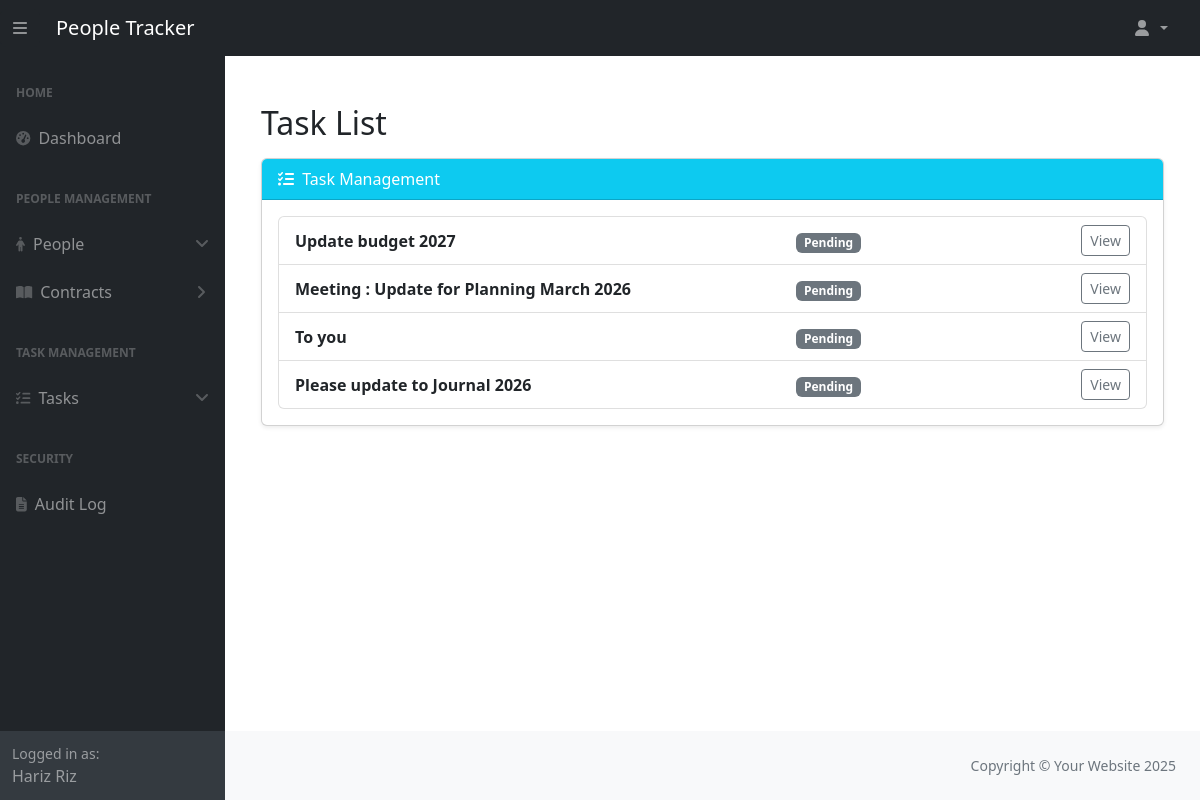
The page /task_management/task-list/ (signed in) on the database its author committed.
### people_management/models.py (models this page shows, shortened)
class Person(models.Model):
    ROLE_CHOICES = [
        ('Employee', 'Employee'),
        ('Manager', 'Manager'),
        ('HR Admin', 'HR Admin'),
        ('System Admin', 'System Admin'),
    ]
    first_name = models.CharField(max_length=50, help_text="The employee's first name.")
    last_name = models.CharField(max_length=50, help_text="The employee's last name.")
    email = models.EmailField(max_length=255, unique=True, help_text="The employee's email address.")
    phone_number = models.CharField(max_length=15, blank=True, help_text="Contact number of the employee.")
    date_of_birth = models.DateField(help_text="Employee's date of birth.")
    active = models.BooleanField(default=False, help_text="Indicates if the person is currently employed.")
    manager = models.ForeignKey(
        'self', on_delete=models.SET_NULL, null=True, blank=True, related_name="team_members",
        help_text="Manager supervising this employee."
    )
    role = models.CharField(
        max_length=20, choices=ROLE_CHOICES, default='Employee', help_text="The role of the person in the company."
    )
    user = models.OneToOneField(
        "auth.User", on_delete=models.SET_NULL, related_name="person", null=True, blank=True,
        help_text="The associated Django user account."
    )
    history = HistoricalRecords()

### task_management/models.py (models this page shows, shortened)
class Task(models.Model):
    STATUS_CHOICES = [
        ("pending", "Pending"),
        ("in_progress", "In Progress"),
        ("completed", "Completed"),
        ("cancelled", "Cancelled"),
    ]
    PRIORITY_CHOICES = [
        ("low", "Low"),
        ("medium", "Medium"),
        ("high", "High"),
        ("urgent", "Urgent"),
    ]
    title = models.CharField(
        max_length=200,
        validators=[
            MinLengthValidator(3, message="Title must be at least 3 characters long."),
            MaxLengthValidator(200, message="Title cannot exceed 200 characters."),
        ],
        help_text="The title of the task (3-200 characters).",
    )
    description = models.TextField(
        max_length=2000,
        blank=True,
        validators=[
            MaxLengthValidator(2000, message="Description cannot exceed 2000 characters."),
        ],
        help_text="Detailed description of the task.",
    )
    status = models.CharField(
        max_length=20,
        choices=STATUS_CHOICES,
        default="pending",
        help_text="Current status of the task.",
    )
    priority = models.CharField(
        max_length=10,
        choices=PRIORITY_CHOICES,
        default="medium",
        help_text="Priority level of the task.",
    )
    assigned_to = models.ForeignKey(
        Person,
        on_delete=models.SET_NULL,
        null=True,
        blank=True,
        related_name="assigned_tasks",
        help_text="The person assigned to this task.",
    )
    created_by = models.ForeignKey(
        Person,
        on_delete=models.SET_NULL,
        null=True,
        related_name="created_tasks",
        help_text="The person who created this task.",
    )
    due_date = models.DateField(
        null=True,
        blank=True,
        help_text="The due date for task completion.",
    )
    created_at = models.DateTimeField(
        auto_now_add=True,
        help_text="Timestamp when the task was created.",
    )
    updated_at = models.DateTimeField(
        auto_now=True,
        help_text="Timestamp when the task was last updated.",
    )
    history = HistoricalRecords(table_name="task_history")
    class Meta:
        ordering = ["-created_at"]
        permissions = [
            ("can_assign_task", "Can assign tasks to others"),
            ("can_change_priority", "Can change task priority"),
        ]

### task_management/views.py (the view)
# urls.py: path('task-list/', views.TaskListView.as_view(), name='task_list'),
class TaskListView(LoginRequiredMixin, ListView):
    model = Task
    template_name = "task_management/task_list.html"
    context_object_name = "tasks"
    paginate_by = 10
    def get_queryset(self):
        user = self.request.user
        person = get_person(user)
        if not person:
            return Task.objects.none()
        if person.role == "HR Admin":
            tasks = Task.objects.all()
        elif person.role == "Manager":
            tasks = Task.objects.filter(
                Q(assigned_to=person) | Q(assigned_to__manager=person)
            ).distinct()
        else:
            tasks = Task.objects.filter(assigned_to=person)
        status = self.request.GET.get("status")
        if status:
            tasks = tasks.filter(status=status)
        priority = self.request.GET.get("priority")
        if priority:
            tasks = tasks.filter(priority=priority)
        search = self.request.GET.get("search")
        if search:
            tasks = tasks.filter(title__icontains=search)
        return tasks

### people_management/context_processors.py (called while the page is built)
def inject_person(request):
    user = request.user
    current_person = getattr(user, "person", None) if user.is_authenticated else None
    return {"current_person": current_person}

### people_management/utils.py (called while the page is built)
def get_person(user):
    try:
        return user.person
    except Person.DoesNotExist:
        return None

### task_management/templates/task_management/task_list.html (shortened to what this page needs)
{% extends "dashboard/base.html" %}
{% block content %}
<div class="container mt-5">
  <div class="d-flex justify-content-between align-items-center mb-3">
    <h2 class="mb-0">Task List</h2>
  </div>
  <div class="card shadow-sm">
    <div class="card-header bg-info text-white">
      <i class="fas fa-tasks me-1"></i> Task Management
    </div>
    <div class="card-body">
      <ul class="list-group">
        {% for task in tasks %}
          <li class="list-group-item">
            <div class="row align-items-center">
              <div class="col-md-7">
                <strong>{{ task.title }}</strong>
              </div>
              <div class="col-md-3">
                {% if task.status == "pending" %}
                  <span class="badge bg-secondary">Pending</span>
                {% elif task.status == "in progress" %}
                  <span class="badge bg-primary">In Progress</span>
                {% elif task.status == "completed" %}
                  <span class="badge bg-success">Completed</span>
                {% else %}
                  <span class="badge bg-dark">{{ task.status }}</span>
                {% endif %}
              </div>
              <div class="col-md-2 text-end">
                {% if task.pk %}
                  <a href="{% url 'task_management:task_detail' pk=task.pk %}"
                     class="btn btn-sm btn-outline-secondary">
                    View
                  </a>
                {% endif %}
              </div>
            </div>
          </li>
        {% empty %}
          <li class="list-group-item text-muted text-center py-3">
            No tasks assigned to you.
          </li>
        {% endfor %}
      </ul>
    </div>
  </div>
</div>
{% endblock %}

### dashboard/templates/dashboard/partials/sidebar.html (shortened to what this page needs)
<div id="layoutSidenav_nav" class="sidebar-overlay">
    <nav class="sb-sidenav accordion sb-sidenav-dark" id="sidenavAccordion">
        <div class="sb-sidenav-menu">
            <div class="nav">
                <div class="sb-sidenav-menu-heading">Home</div>
                <a class="nav-link" href="{% url 'dashboard:dashboard' %}">
                    <div class="sb-nav-link-icon"><i class="fas fa-tachometer-alt"></i></div>
                    Dashboard
                </a>
                {% if request.user.person.role == "HR Admin" %}
                    <div class="sb-sidenav-menu-heading">People Management</div>
                     {% if request.user.person.role == "HR Admin" %}
                        <a class="nav-link" href="#" data-bs-toggle="collapse" data-bs-target="#collapsePeople"
                           aria-expanded="false" aria-controls="collapsePeople">
                            <div class="sb-nav-link-icon"><i class="fas fa-person"></i></div>
                            People
                            <div class="sb-sidenav-collapse-arrow"><i class="fas fa-angle-down"></i></div>
                        </a>
                    {% endif %}
                    {% if request.user.person.role == "HR Admin" %}
                        <a class="nav-link collapsed" href="#" data-bs-toggle="collapse" data-bs-target="#collapseContracts"
                           aria-expanded="false" aria-controls="collapseContracts">
                            <div class="sb-nav-link-icon"><i class="fas fa-book-open"></i></div>
                            Contracts
                            <div class="sb-sidenav-collapse-arrow"><i class="fas fa-angle-down"></i></div>
                        </a>
                    {% endif %}
                {% endif %}
                {% if request.user.person.role == "Manager" or request.user.person.role == "HR Admin" %}
                    <div class="sb-sidenav-menu-heading">Task Management</div>
                    <a class="nav-link" href="#" data-bs-toggle="collapse" data-bs-target="#collapseTasks"
                       aria-expanded="false" aria-controls="collapseTasks">
                        <div class="sb-nav-link-icon"><i class="fas fa-tasks"></i></div>
                        Tasks
                        <div class="sb-sidenav-collapse-arrow"><i class="fas fa-angle-down"></i></div>
                    </a>
                {% endif %}
                {% if perms.auth.view_user or perms.auth.view_group or perms.security.view_securitylog %}
                    <div class="sb-sidenav-menu-heading">Security</div>
                    {% if perms.security.view_securitylog %}
                        <a class="nav-link" href="{% url 'security:audit_log' %}">
                            <div class="sb-nav-link-icon"><i class="fa-solid fa-file-lines"></i></div>
                            Audit Log
                        </a>
                    {% endif %}
                {% endif %}
            </div>
        </div>
        <div class="sb-sidenav-footer">
            <div class="small">Logged in as:</div>
            <div>
                {% if request.user.person %}
                    {{ request.user.person.first_name }} {{ request.user.person.last_name }}
                {% else %}
                    {{ request.user.username }}
                {% endif %}
            </div>
        </div>
    </nav>
</div>

### rows shown on the page
Task: title "Update budget 2027", status "Pending", shows "View"
Task: title "Meeting : Update for Planning March 2026", status "Pending", shows "View"
Task: title "To you", status "Pending", shows "View"
Task: title "Please update to Journal 2026", status "Pending", shows "View"

### other values the page prints
{{ request.user.person.first_name }} "Hariz"
{{ request.user.person.last_name }} "Riz"
